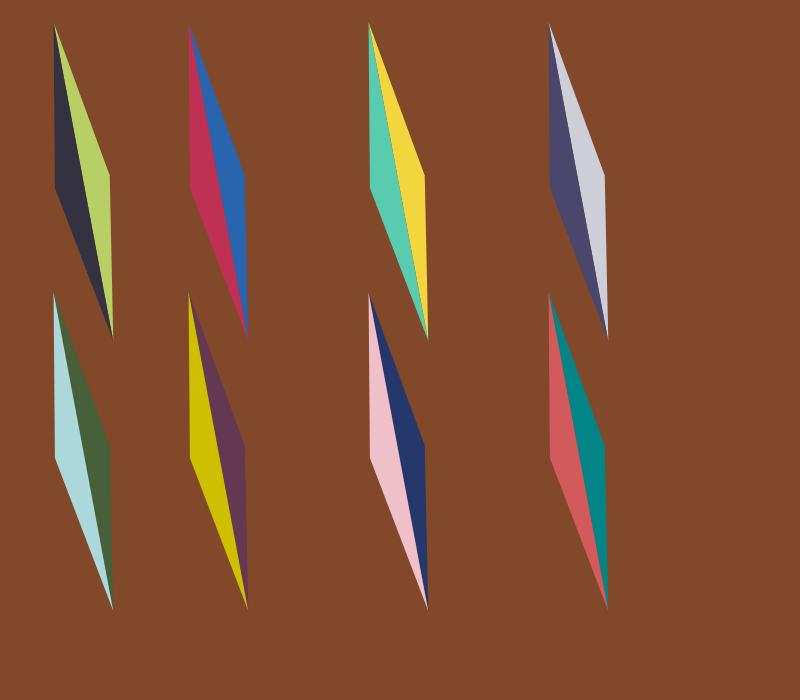
Frame 1 (no input)
Frame 60 (no input): identical to frame 1, image omitted
Frame 120 (the mouse pressed at the canvas centre since frame 60): identical to frame 1, image omitted

The p5.js sketch that drew this single still picture (run headless with seeded random() and noise() and a simulated clock; from frame 60 on, the mouse is pressed at the canvas centre):

// p5.js sketch
// ── sketch.js
let colors = ['#b8cf65', '#343240', '#2964ae', '#be3155', '#f3d53e', '#59cbaf', '#ceced9', '#4a466c'];
let colors2 = ['#46603a', '#acd7db', '#653852', '#cebf01', '#24386c', '#efc0c9', '#038587', '#d25a5d'];
function setup() {
  createCanvas(800, 700);
}

function draw() {
  background("#814929"); // Set the background color to brown
  noStroke();

  space = 200;
  sh = 100;
  // Draw the first row of rhombuses
  drawRhombus(100, space, colors[0], colors[1]);
  drawRhombus(250, space, colors[2], colors[3]);
  drawRhombus(450, space, colors[4], colors[5]);
  drawRhombus(650, space, colors[6], colors[7]);
  
  // Draw the second row of rhombuses
  drawRhombus(100, 500, colors2[0], colors2[1]);
  drawRhombus(250, 500, colors2[2], colors2[3]);
  drawRhombus(450, 500, colors2[4], colors2[5]);
  drawRhombus(650, 500, colors2[6], colors2[7]);
}

function drawRhombus(x, y, color1, color2) {
  push(); // Save the current transformation matrix
  scale(0.9); // Scale the rhombus by a factor of 1.5
  translate(x, y); // Translate to the rhombus position
  rotate( (PI / 18) *7.7); // Rotate by 72 degrees (2*PI/5 radians)
  
  let h = 180
  // Draw the top triangle
  fill(color1);
  beginShape();
  vertex(-h, 0); // Top-left vertex
  vertex(0, -15*1.5); // Top-right vertex
  vertex(h, 15); // Bottom-right vertex
  endShape(CLOSE);
  
  // Draw the bottom triangle
  fill(color2);
  beginShape();
  vertex(-h, 0); // Top-left vertex
  vertex(0, 40); // Top-right vertex
  vertex(h, 15); // Bottom-right vertex
  endShape(CLOSE);
  
  pop(); // Restore the transformation matrix
}
